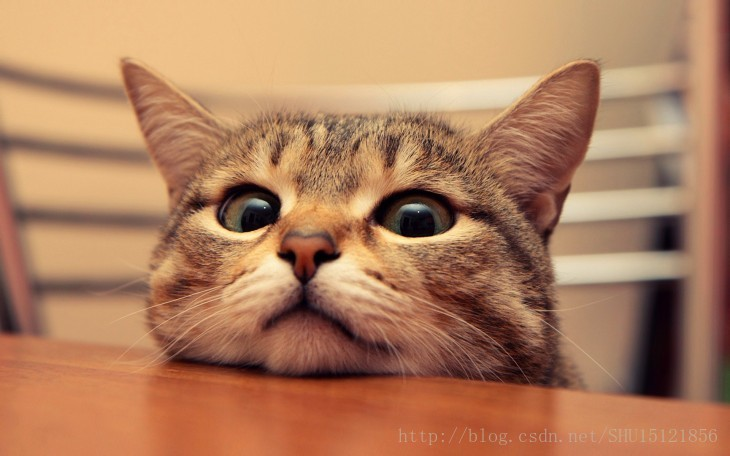
#> input picture L24_爬虫/cat.jpg, 730 x 456 px
$ jupyter execute --allow-errors '03 numpy.ipynb'
#> lines starting #> are read from the running program, lines starting #| are printed output that depends on the picture
### 数据分析：是把隐藏在一些看似杂乱无章的数据背后的信息提炼出来，总结出所研究对象的内在规律

### 数据分析三剑客：Numpy,Pandas,Matplotlib

### NumPy(Numerical Python) 是 Python 语言的一个扩展程序库，支持大量的维度数组与矩阵运算，此外也针对数组运算提供大量的数学函数库。

## 一、创建np array

### 1. 使用np.array()创建

- 一维数据创建

[cell 1]
import numpy as np

[cell 2]
arr1 = np.array([1,2,3,4,5])
arr1

- 二维数组创建

[cell 3]
arr2 = np.array([[1,2,3], [4,5,6]])
arr2

[cell 4]
arr3 = np.array([[1,"two",3], [4,5,6]])
arr3

#> (a cell that did not finish here is left out)

注意：
- numpy默认ndarray的所有元素的类型是相同的
- 如果传进来的列表中包含不同的类型，则统一为同一类型，优先级：str>float>int


[cell 6]
arr5 = np.array([[1.1, 2.2, 3], ["a", "b", 7]])
arr5

[cell 7]
arr5 = np.array([[1.1, 2.2, 3], [5, 6, 7]])
arr5

- 使用matplotlib.pyplot获取一个numpy数组，数据来源于一张图片

[cell 8]
import matplotlib.pyplot as plt

img_arr = plt.imread('./cat.jpg')
#> img_arr is the input picture: shape (456, 730, 3); mean R, G, B 175.8, 126.8, 94.1
plt.imshow(img_arr)
# img_arr

[cell 9]
img_arr = img_arr - 60
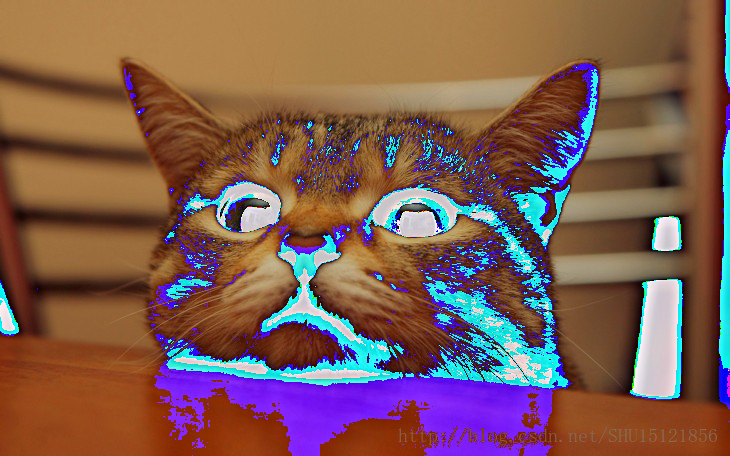
#> img_arr: shape (456, 730, 3); mean R, G, B 126.2, 92.9, 83.7
plt.imshow(img_arr)

- 操作该numpy数据，该操作会同步到图片中

[cell 10]
img_arr.shape
#> Out = (456, 730, 3)

### 2. 使用np的routines函数创建

3) np.full(shape, fill_value, dtype=None, order='C')

[cell 11]
np.full(shape=(5,6), fill_value=666)

[cell 12]
np.full(shape=(5,6), fill_value="周末三期")

5) np.linspace(start, stop, num=50, endpoint=True, retstep=False, dtype=None) 等差数列

[cell 13]
np.linspace(0,100,num=10)

6) np.arange([start, ]stop, [step, ]dtype=None)

[cell 14]
np.arange(0,100,2)

[cell 15]
np.arange(1, 101, 2)

7) np.random.randint(low, high=None, size=None, dtype='l')

[cell 16]
np.random.randint(0, 100, size=(6,7))

[cell 17]
# 固定随机性(随机因子)
np.random.seed(10)
np.random.randint(0, 100, size=(6, 7))

9) np.random.random(size=None)

生成0到1的随机数，左闭右开         np.random.seed(3)

[cell 18]
np.random.random(size=(3,4))

## 二、ndarray的属性

- 4个必记参数：
    - ndim：维度
    - shape：形状（各维度的长度）
    - size：总长度
    - dtype：元素类型

[cell 19]
img_arr.ndim
#> Out = 3

[cell 20]
img_arr.shape
#> Out = (456, 730, 3)

[cell 21]
img_arr.size
#> Out = 998640

[cell 22]
type(img_arr)  # 查看数组的类型

[cell 23]
img_arr.dtype  # 查看数组里面元素的类型

## 三、ndarray的基本操作

### 1. 索引
一维与列表完全一致
多维时同理

[cell 24]
arr2

[cell 25]
arr2[0][1]

根据索引修改数据

### 2. 切片
一维与列表完全一致
多维时同理

[cell 26]
np.random.seed(1)
arr5 = np.random.randint(0,100, size=(5,6))
arr5

[cell 27]
# 获取二维数据组前两行

[cell 28]
arr5[0:2]

[cell 29]
# 获取二维数据组前两列

[cell 30]
arr5[:, 0:2]

[cell 31]
# 获取二维数据组前两行和前两列数据

[cell 32]
arr5[0:2, 0:2]  # 通过逗号隔开，前面表示行，后面表示列

将数据反转，例如[1,2,3]---->[3,2,1]

::进行切片

[cell 33]
#将数组的行倒序

[cell 34]
arr5[::-1]

[cell 35]
#列倒序

[cell 36]
arr5[::, ::-1]

[cell 37]
#全部倒序

[cell 38]
arr5[::-1, ::-1]

[cell 39]
#将图片进行全倒置操作

[cell 40]
plt.imshow(img_arr)

[cell 41]
plt.imshow(img_arr[:,::-1,:])
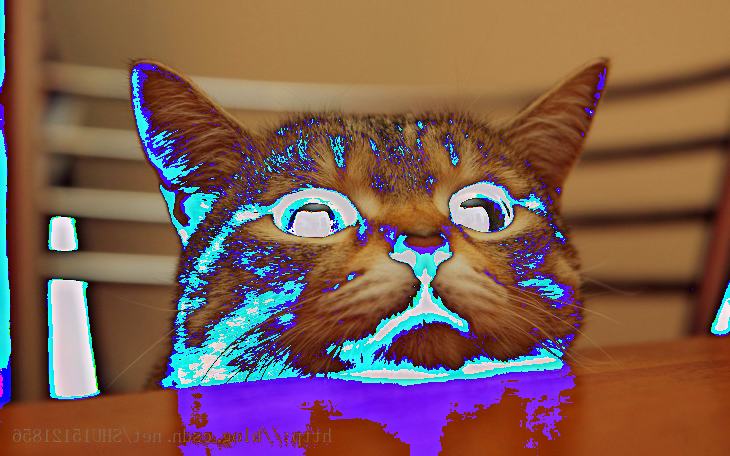
#> shown: shape (456, 730, 3); mean R, G, B 126.2, 92.9, 83.7

[cell 42]
plt.imshow(img_arr[::-1,:,:])
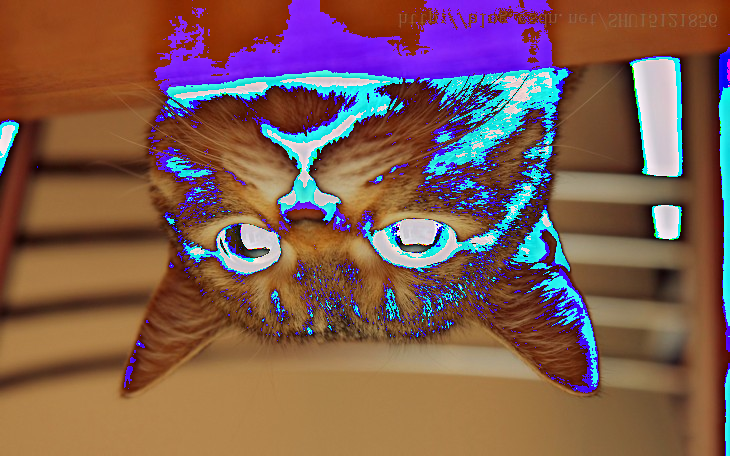
#> shown: shape (456, 730, 3); mean R, G, B 126.2, 92.9, 83.7

[cell 43]
plt.imshow(img_arr[::-1,::-1,::-1])
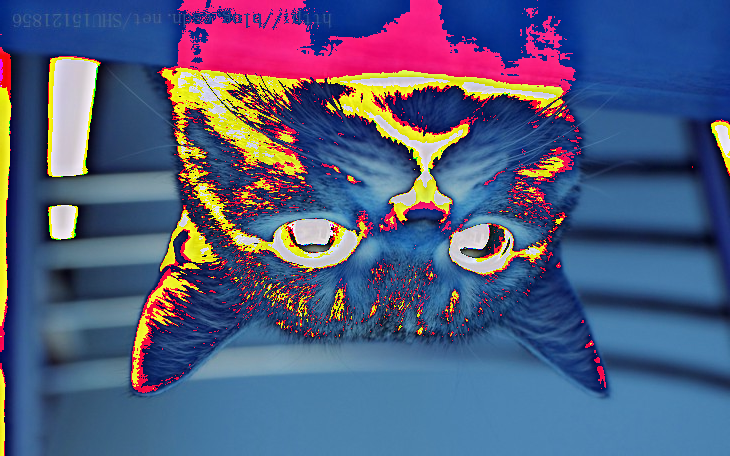
#> shown: shape (456, 730, 3); mean R, G, B 83.7, 92.9, 126.2

### 3. 变形
使用arr.reshape()函数，注意参数是一个tuple！

- 基本使用

    1.将一维数组变形成多维数组


[cell 44]
arr6 = np.array([1,2,3,4,5,6])
arr6

[cell 45]
arr6.reshape((2,3))  # 传递的这两个值必须要能够被一维数组里面的元素总个数整除, 而且这两个参数的乘积结果必须要等于元素总个数

[cell 46]
arr6.reshape((-1,2))

   2.将多维数组变形成一维数组

[cell 47]
arr2

#> (a cell that did not finish here is left out)

### 4. 级联
- np.concatenate()

1.一维，二维，多维数组的级联，实际操作中级联多为二维数组

[cell 49]
a1 = np.random.randint(0,100,size=(4,5))
a2 = np.random.randint(0,100,size=(4,5))
a3 = np.random.randint(0,100,size=(4,3))
display(a1, a2, a3)

[cell 50]
np.concatenate((a1, a2),axis=0)  # 0表示纵向级联，1表示横向级联

[cell 51]
np.concatenate((a1, a2),axis=1)

[cell 52]
np.concatenate((a1, a3), axis=1)

2.合并照片

[cell 53]
img_arr = plt.imread('./cat.jpg')

img_3 = np.concatenate((img_arr, img_arr, img_arr), axis=1)
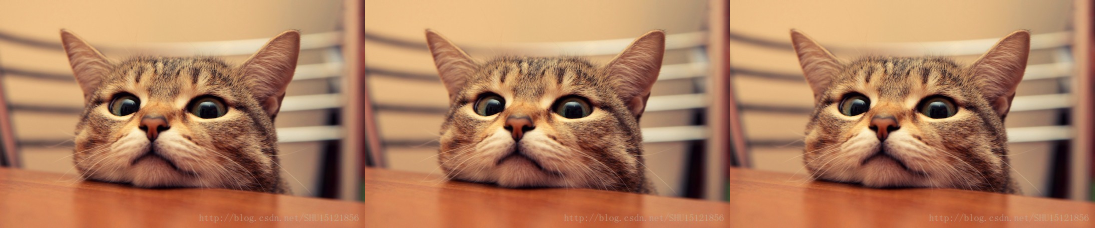
#> img_3: shape (456, 2190, 3) (shown at 1/2 size); mean R, G, B 175.8, 126.8, 94.1
img_9 = np.concatenate((img_3, img_3, img_3), axis=0)
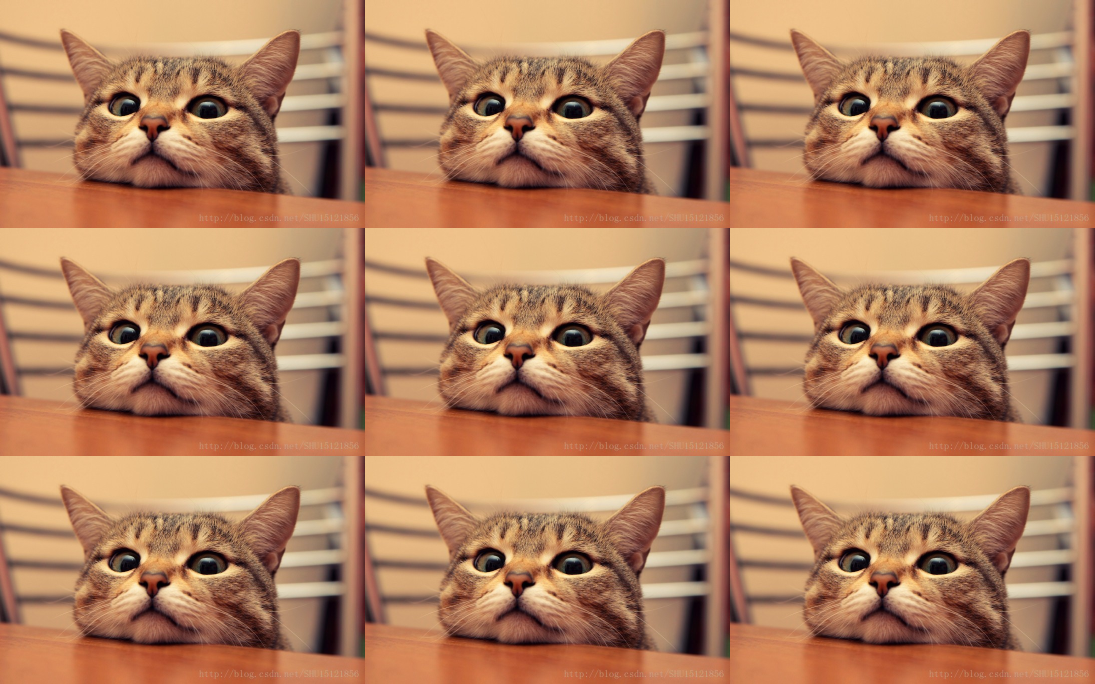
#> img_9: shape (1368, 2190, 3) (shown at 1/2 size); mean R, G, B 175.8, 126.8, 94.1
# plt.imshow(img_3)
plt.imshow(img_9)

3.np.hstack与np.vstack

[cell 54]
np.hstack((a1, a2))  # 横向
np.vstack((a1, a2))  # 纵向

级联需要注意的点：
- 级联的参数是列表：一定要加中括号或小括号
- 维度必须相同
- 形状相符:在维度保持一致的前提下，如果进行横向（axis=1）级联，必须保证进行级联的数组行数保持一致。如果进行纵向（axis=0）级联，必须保证进行级联的数组列数保持一致。
- 可通过axis参数改变级联的方向

### 5. 切分

与级联类似，三个函数完成切分工作：
- np.split(arr,行／列号，轴):参数2是一个列表类型
- np.vsplit
- np.hsplit

- 注意: 在数据分析中,axis有以下两大类
    - 正常的axis
        -  0表示纵向，1表示横向
    - 特殊的axis
        - np.split()方法中，和正常的axis相反
        - drop系列的方法中, 也是和正常的相反

[cell 55]
a1

[cell 56]
np.split(a1, [4], axis=0)  # 0表示横向, 1表示纵向

切分照片

[cell 57]
plt.imshow(img_arr)

[cell 58]
# 切猫头
plt.imshow(img_arr[30:180, 100:320, :])
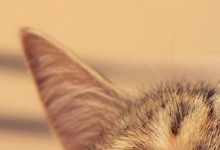
#> shown: shape (150, 220, 3); mean R, G, B 203.3, 156.8, 113.2
